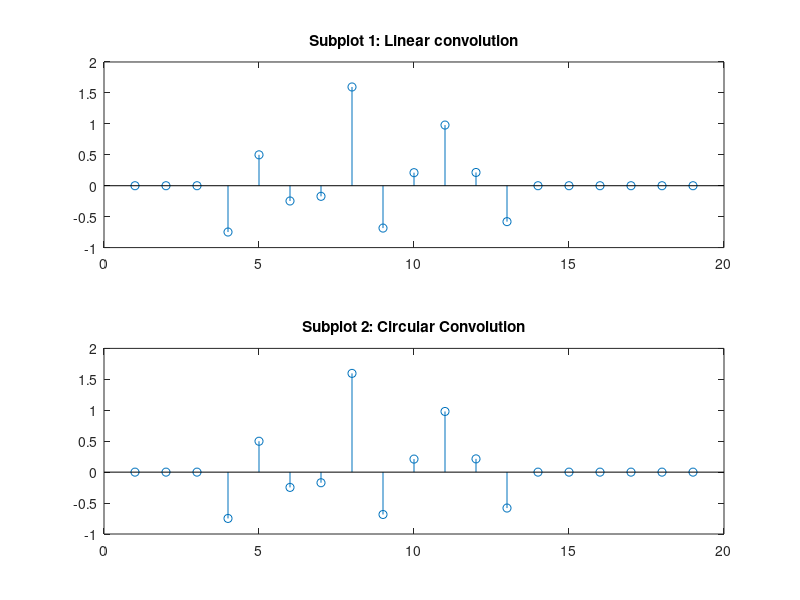

Recreate this plot in MATLAB.
n = 0:9;

x1 = randn([1 10]);
x2 = (n==3);

linear_conv = conv(x1,x2);
circ_conv = cconv(x1,x2);

figure;
subplot(2,1,1)
stem(linear_conv);
title('Subplot 1: Linear convolution');

subplot(2,1,2)
stem(circ_conv);
title('Subplot 2: Circular Convolution');
